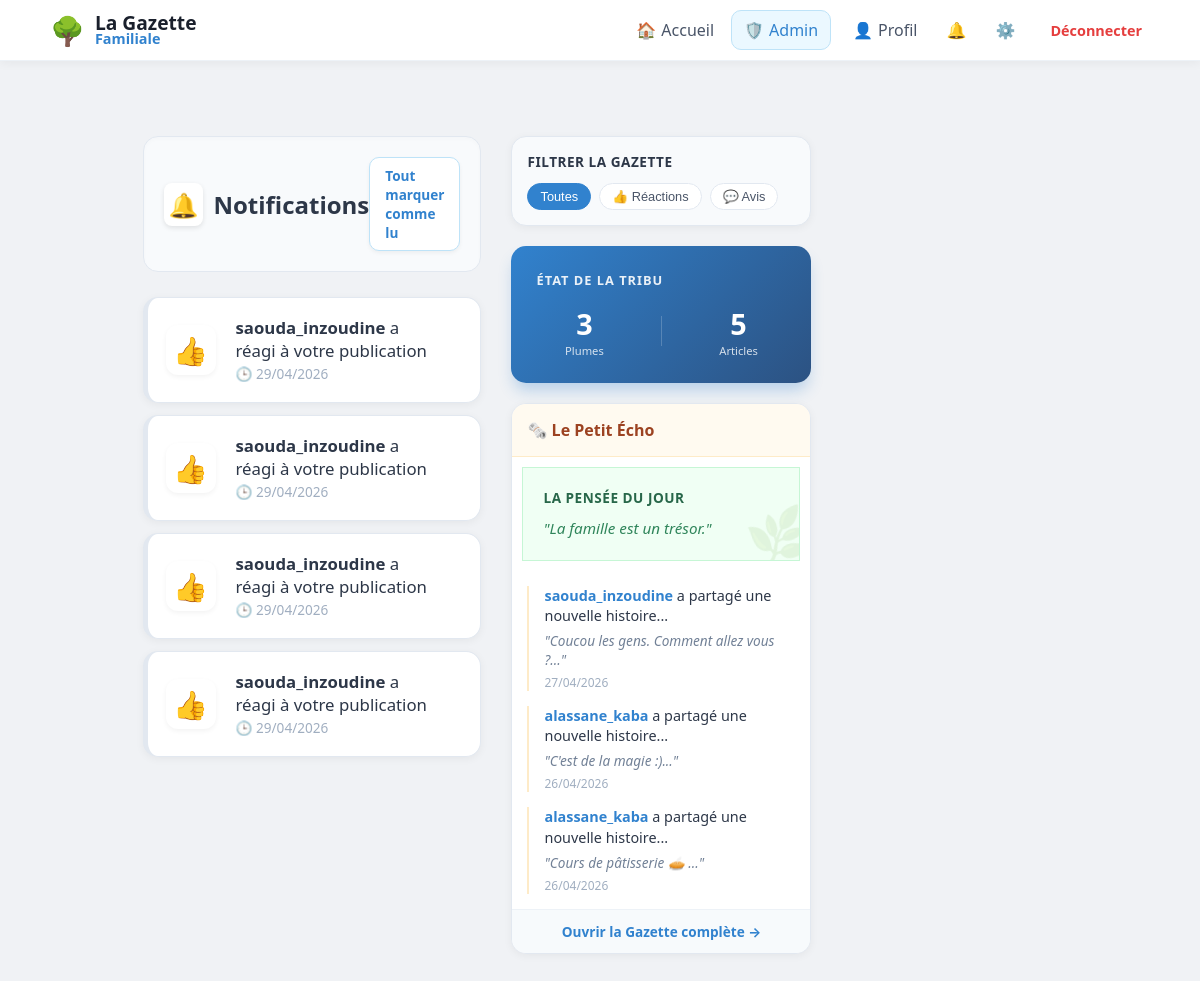
The app's page /notifications (signed in), older data.
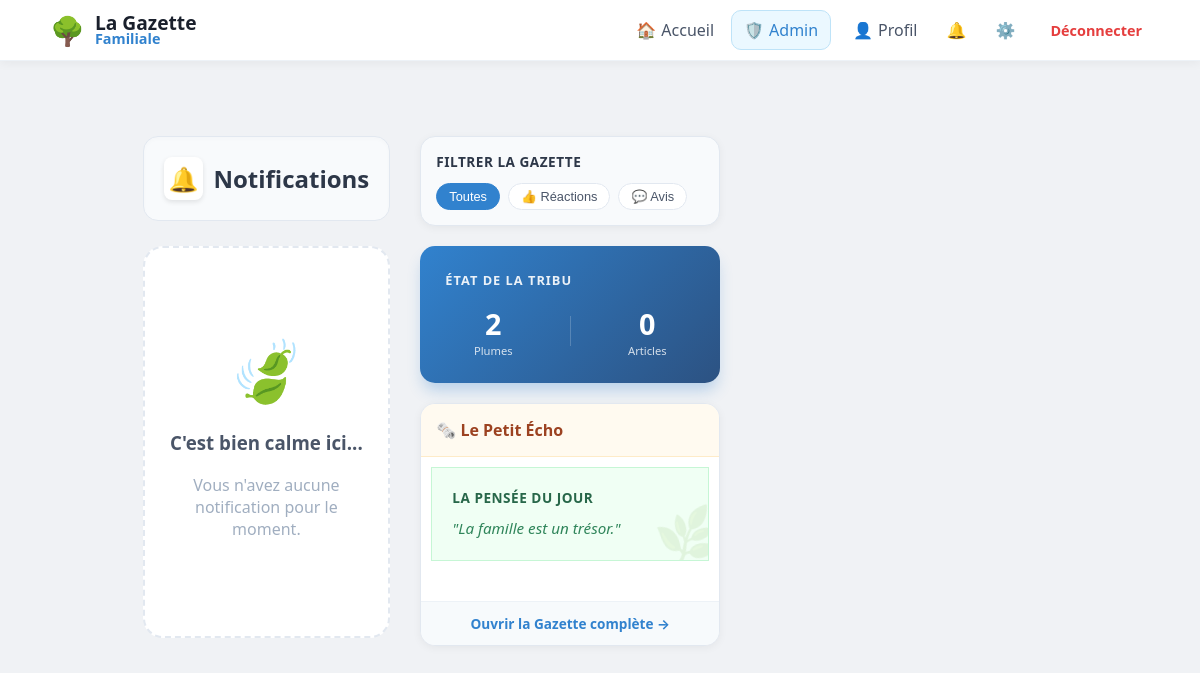
The same page, newer data.
### tables this page shows
CREATE TABLE notifications (
                id INTEGER PRIMARY KEY AUTOINCREMENT,
                username TEXT,      -- Celui qui reçoit
                sender TEXT,        -- Celui qui a agi
                message TEXT,
                post_id INTEGER,    -- Pour cliquer et aller sur le post
                comment_id INTEGER, -- envoie vers un commentaire en particulier
                is_read INTEGER DEFAULT 0,
                created_at DATETIME DEFAULT CURRENT_TIMESTAMP
            );

CREATE TABLE posts (
                id INTEGER PRIMARY KEY AUTOINCREMENT, 
                username TEXT, 
                content TEXT, 
                likes INTEGER DEFAULT 0, 
                image TEXT,
                created_at DATETIME DEFAULT CURRENT_TIMESTAMP
            );

### app.py (the view)
@app.route("/notifications")
@login_required
def notifications():
    notifs = query_db("SELECT * FROM notifications WHERE username = ? ORDER BY created_at DESC", (session['user'],))
    recent = query_db("SELECT username, content, created_at FROM posts ORDER BY id DESC LIMIT 3")
    query_db("UPDATE notifications SET is_read = 1 WHERE username = ?", (session["user"],))
    return render_template("notifications.html", notifs=notifs, recent_activity=recent,
                           pensee_du_jour="La famille est un trésor.")

### app.py (called while the page is built)
def get_db():
    if DATABASE_URL:
        return psycopg2.connect(DATABASE_URL, sslmode='require')
    else:
        conn = sqlite3.connect("database.db")
        conn.row_factory = sqlite3.Row
        return conn

def query_db(query, args=(), one=False):
    db = get_db()
    is_pg = DATABASE_URL is not None
    if is_pg:
        query = query.replace('?', '%s')
        cur = db.cursor(cursor_factory=RealDictCursor)
    else:
        cur = db.cursor()
    try:
        cur.execute(query, args)
        if query.strip().upper().startswith(("INSERT", "UPDATE", "DELETE")):
            db.commit()
            if is_pg:
                return None
            return cur.lastrowid
        rv = cur.fetchall()
        return (rv[0] if rv else None) if one else rv
    finally:
        cur.close()
        db.close()

def login_required(f):
    @wraps(f)
    def decorated_function(*args, **kwargs):
        if "user" not in session:
            flash("Veuillez vous connecter pour accéder à cette page.", "info")
            return redirect("/login")
        return f(*args, **kwargs)
    return decorated_function

@app.context_processor
def inject_global_stats():
    if session.get('user'):
        u = query_db("SELECT COUNT(*) as c FROM users WHERE is_approved = 1", one=True)
        p = query_db("SELECT COUNT(*) as c FROM posts", one=True)
        return {'total_users': u['c'], 'total_posts': p['c']}
    return {'total_users': 0, 'total_posts': 0}

@app.context_processor
def inject_pending_count():
    if session.get('is_admin'):
        count = query_db("SELECT COUNT(*) as total FROM users WHERE is_approved = 0", one=True)
        return {'pending_count': count['total']}
    return {'pending_count': 0}

@app.context_processor
def inject_notifications_count():
    if session.get('user'):
        count = query_db("SELECT COUNT(*) as c FROM notifications WHERE username = ? AND is_read = 0",
                         (session['user'],), one=True)
        return {'unread_count': count['c']}
    return {'unread_count': 0}

### templates/notifications.html (shortened to what this page needs)
{% extends "base.html" %}
{% block content %}
<div style="display: grid; grid-template-columns: 1fr 300px; gap: 30px; max-width: 1100px; margin: 30px auto; padding: 0 20px;">
    <div>
        <div style="display: flex; justify-content: space-between; align-items: center; margin-bottom: 25px; background: #f8fafc; padding: 20px; border-radius: 15px; border: 1px solid #e2e8f0; box-shadow: inset 0 2px 4px rgba(0,0,0,0.02);">
            <h2 style="margin: 0; color: #2d3748; font-size: 1.5em; display: flex; align-items: center; gap: 10px;">
                <span style="background: white; padding: 5px; border-radius: 8px; box-shadow: 0 2px 5px rgba(0,0,0,0.1);">🔔</span>
                Notifications
            </h2>
            {% if notifs %}
            <a href="{{ url_for('mark_all_read') }}"
               style="text-decoration: none; color: #3182ce; font-size: 0.85em; font-weight: 700; background: white; border: 1px solid #bee3f8; padding: 8px 15px; border-radius: 10px; transition: 0.3s; box-shadow: 0 2px 4px rgba(0,0,0,0.05);">
                Tout marquer comme lu
            </a>
            {% endif %}
        </div>
        {% if notifs %}
        <div style="display: flex; flex-direction: column; gap: 12px;" id="notifs-container">
            {% for n in notifs %}
            {% set category = 'reaction' if ('aimé' in n['message'] or 'réagi' in n['message']) else 'avis' if ('commenté' in n['message'] or 'répondu' in n['message']) else 'autre' %}
            <div class="notif-wrapper" style="position: relative;" id="notif-container-{{ n['id'] }}">
                <a href="{{ url_for('view_post', post_id=n['post_id']) }}#comment-{{ n['comment_id'] }}"
                   class="notif-item"
                   data-type="{{ category }}"
                   style="text-decoration: none; color: inherit; display: block;">
                    <div class="post-card"
                         style="margin-bottom: 0; padding: 18px; display: flex; align-items: center; gap: 20px; border-left: 5px solid {% if n['is_read'] == 0 %}#3182ce{% else %}#e2e8f0{% endif %}; {% if n['is_read'] == 0 %} background: #f7fafc; {% endif %}">
                        <div style="font-size: 28px; background: white; width: 50px; height: 50px; display: flex; align-items: center; justify-content: center; border-radius: 12px; box-shadow: 0 2px 5px rgba(0,0,0,0.05);">
                            {% if category == 'reaction' %} 👍
                            {% elif category == 'avis' %} 💬
                            {% else %} ✨ {% endif %}
                        </div>
                        <div style="flex: 1; padding-right: 35px;">
                            <p style="margin: 0; font-size: 1.05em; color: #2d3748;">
                                <strong>{{ n['sender'] }}</strong> {{ n['message'] }}
                            </p>
                            <span style="font-size: 0.85em; color: #a0aec0;">
                                         🕒 {{ n['created_at']|relative_time }}
                            </span>
                        </div>
                    </div>
                </a>
            </div>
            {% endfor %}
        </div>
        {% else %}
        <div id="empty-state" style="text-align: center; padding: 80px 20px; background: white; border-radius: 20px; border: 2px dashed #e2e8f0;">
            <div style="font-size: 60px; margin-bottom: 20px;">🍃</div>
            <h3 style="color: #4a5568;">C'est bien calme ici...</h3>
            <p style="color: #a0aec0;">Vous n'avez aucune notification pour le moment.</p>
        </div>
        {% endif %}
    </div>
    <aside>
        <div class="post-card" style="padding: 15px; background: #f8fafc; border: 1px solid #e2e8f0; margin-bottom: 20px;">
            <h4 style="margin: 0 0 12px 0; color: #2d3748; font-size: 0.85em; text-transform: uppercase; letter-spacing: 0.5px;">Filtrer la Gazette</h4>
            <div style="display: flex; flex-wrap: wrap; gap: 8px;">
                <button class="filter-btn active">Toutes</button>
                <button class="filter-btn">👍 Réactions</button>
                <button class="filter-btn">💬 Avis</button>
            </div>
        </div>
        <div class="post-card" style="background: linear-gradient(135deg, #3182ce, #2c5282); color: white; border: none; padding: 25px; box-shadow: 0 10px 15px -3px rgba(49, 130, 206, 0.3); margin-bottom: 20px;">
            <h4 style="margin: 0 0 15px 0; font-size: 0.8em; text-transform: uppercase; letter-spacing: 1px; opacity: 0.9;">État de la Tribu</h4>
            <div style="display: flex; justify-content: space-around; align-items: center;">
                <div style="text-align: center;">
                    <div style="font-size: 1.8em; font-weight: 800;">{{ total_users }}</div>
                    <div style="font-size: 0.7em; opacity: 0.8;">Plumes</div>
                </div>
                <div style="text-align: center;">
                    <div style="font-size: 1.8em; font-weight: 800;">{{ total_posts }}</div>
                    <div style="font-size: 0.7em; opacity: 0.8;">Articles</div>
                </div>
            </div>
        </div>
        <div class="post-card" style="padding: 0; overflow: hidden; border: 1px solid #e2e8f0;">
            <div style="background: #fffaf0; padding: 15px; border-bottom: 1px solid #feebc8;">
                <h4 style="margin: 0; color: #9c4221; font-size: 1em; display: flex; align-items: center; gap: 8px;">🗞️ Le Petit Écho</h4>
            </div>
            <div style="padding: 20px; background: #f0fff4; border: 1px solid #c6f6d5; position: relative; overflow: hidden; margin: 10px;">
                <span style="position: absolute; right: -10px; bottom: -10px; font-size: 50px; opacity: 0.1; transform: rotate(-15deg);">🌿</span>
                <h4 style="margin: 0 0 10px 0; color: #276749; font-size: 0.85em; text-transform: uppercase; letter-spacing: 0.5px;">La Pensée du Jour</h4>
                <p style="margin: 0; font-size: 0.95em; color: #2f855a; line-height: 1.5; font-style: italic;">"{{ pensee_du_jour }}"</p>
            </div>
            <div style="padding: 15px; display: flex; flex-direction: column; gap: 15px;">
                {% for act in recent_activity %}
                <div class="echo-item" style="position: relative; padding-left: 15px; border-left: 2px solid #feebc8;">
                    <p style="margin: 0; font-size: 0.9em; color: #2d3748; line-height: 1.4;">
                        <strong style="color: #3182ce;">{{ act['username'] }}</strong> a partagé une nouvelle histoire...
                    </p>
                    <p style="margin: 5px 0 0 0; font-style: italic; color: #718096; font-size: 0.85em;">"{{ act['content'][:60] }}..."</p>
                    <small style="color: #a0aec0; font-size: 0.75em; display: block; margin-top: 5px;">{{ act['created_at']|relative_time }}</small>
                </div>
                {% endfor %}
            </div>
            <a href="/" style="display: block; background: #f7fafc; text-align: center; padding: 12px; font-size: 0.85em; color: #3182ce; text-decoration: none; font-weight: bold; border-top: 1px solid #edf2f7;">Ouvrir la Gazette complète →</a>
        </div>
    </aside>
</div>
{% endblock %}

### templates/base.html (shortened to what this page needs)
<!DOCTYPE html>
<html lang="fr">
<head>
    <link rel="stylesheet" href="{{ url_for('static', filename='style.css') }}">
</head>
<body>
<nav class="navbar">
    <div class="nav-content">
        <div class="nav-left">
            <a href="/" style="text-decoration: none; display: flex; align-items: center; gap: 10px;">
                <span style="font-size: 28px;">🌳</span>
                <div class="nav-text-container" style="display: flex; flex-direction: column;">
                    <span style="font-size: 1.2em; font-weight: 800; color: #1a202c; line-height: 1;">La Gazette</span>
                    <span style="font-size: 0.9em; font-weight: 600; color: var(--primary); line-height: 1;">Familiale</span>
                </div>
            </a>
        </div>
        <div class="nav-right" style="display: flex; align-items: center; gap: 5px;">
            <a href="/" class="nav-item">🏠 <span class="nav-text" style="margin-left:5px;">Accueil</span></a>
            {% if session.get("user") %}
            {% if session.get('is_admin') %}
            <a href="/admin/users" class="nav-item"
               style="background: #ebf8ff; color: var(--primary); border: 1px solid #bee3f8; margin-right: 5px;">
                🛡️ <span class="nav-text" style="margin-left:5px;">Admin</span>
            </a>
            {% endif %}
            <a href="{{ url_for('profile', username=session['user']) }}" class="nav-item">👤 <span class="nav-text"
                                                                                                  style="margin-left:5px;">Profil</span></a>
            <a href="/notifications" class="nav-item" style="position: relative;">
                🔔
            </a>
            <a href="/settings" class="nav-item">⚙️</a>
            <a href="/logout"
               style="color: var(--danger); text-decoration: none; font-weight: 700; font-size: 0.9em; margin-left:10px; padding: 8px;">Déconnecter</a>
            {% else %}
            <a href="/login" class="nav-item">Connexion</a>
            <a href="/register"
               style="background: var(--primary); color: white; padding: 8px 16px; border-radius: 10px; text-decoration: none; font-weight: 700; margin-left: 10px;">Rejoindre</a>
            {% endif %}
        </div>
    </div>
</nav>
<div class="main-container">
    {% block content %}{% endblock %}
</div>
</body>
</html>

### static/style.css (style rules this page uses)
body { font-family: 'Segoe UI', system-ui, -apple-system, sans-serif; background: #f0f2f5; margin: 0; color: #1a202c; }
nav { background: white; border-bottom: 1px solid #edf2f7; position: sticky; top: 0; z-index: 1000; }
.post-card { background: white; border-radius: 15px; padding: 20px; margin-bottom: 20px; box-shadow: 0 2px 8px rgba(0,0,0,0.05); border: 1px solid #edf2f7; overflow: hidden; }
.nav-item { display: flex; align-items: center; padding: 8px 12px; border-radius: 10px; text-decoration: none; transition: 0.2s; color: #4a5568; }

### templates/base.html (style rules this page uses)
:root { --bg-color: #f0f2f5; --primary: #3182ce; --text-main: #1a202c; --text-light: #718096; --danger: #e53e3e; --success: #38a169; --info: #3182ce; }
body { background-color: var(--bg-color); margin: 0; font-family: 'Segoe UI', system-ui, -apple-system, sans-serif; }
.navbar { background: white; box-shadow: 0 2px 10px rgba(0,0,0,0.05); padding: 10px 0; position: sticky; top: 0; z-index: 1000; border-bottom: 1px solid #edf2f7; }
.nav-content { max-width: 1100px; margin: 0 auto; padding: 0 20px; display: flex; justify-content: space-between; align-items: center; }
.nav-item { display: flex; align-items: center; padding: 8px 12px; border-radius: 10px; text-decoration: none; color: #4a5568; transition: 0.2s; font-weight: 500; }
.main-container { max-width: 1100px; margin: 0 auto; padding: 20px 15px; display: grid; grid-template-columns: 1fr; gap: 25px; align-items: start; box-sizing: border-box; }
@media (min-width: 900px) { .main-container { grid-template-columns: 280px 650px; justify-content: center; } }

### templates/notifications.html (style rules this page uses)
.post-card { transition: all 0.3s ease; border-radius: 15px; background: white; border: 1px solid #e2e8f0; }
.filter-btn { background: white; color: #4a5568; border: 1px solid #e2e8f0; padding: 5px 12px; border-radius: 20px; font-size: 0.8em; cursor: pointer; transition: all 0.2s ease; }
.filter-btn.active { background: #3182ce !important; color: white !important; border-color: #3182ce !important; }
aside { display: flex; flex-direction: column; position: sticky; top: 20px; height: fit-content; }

Row changes from the older to the newer data that the page shows:
removed notifications: sender "saouda_inzoudine", message "a réagi à votre publication", created_at|relative_time "29/04/2026"
removed notifications: sender "saouda_inzoudine", message "a réagi à votre publication", created_at|relative_time "29/04/2026"
removed notifications: sender "saouda_inzoudine", message "a réagi à votre publication", created_at|relative_time "29/04/2026"
removed notifications: sender "saouda_inzoudine", message "a réagi à votre publication", created_at|relative_time "29/04/2026"
removed posts: username "saouda_inzoudine", content "Coucou les gens. Comment allez vous ?", created_at|relative_time "27/04/2026"
removed posts: username "alassane_kaba", content "C'est de la magie :)", created_at|relative_time "26/04/2026"
removed posts: username "alassane_kaba", content "Cours de pâtisserie 🥧", created_at|relative_time "26/04/2026"
Text that changed along with them:
{{ total_users }}: "3" → "2"
{{ total_posts }}: "5" → "0"
text no longer shown: "Tout marquer comme lu"
text now shown: "🍃 C'est bien calme ici... Vous n'avez aucune notification pour le moment."
